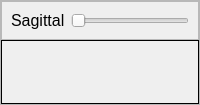
          <widget class="QFrame" name="frame_5">
           <property name="font">
            <font>
             <pointsize>12</pointsize>
            </font>
           </property>
           <property name="frameShape">
            <enum>QFrame::StyledPanel</enum>
           </property>
           <property name="frameShadow">
            <enum>QFrame::Raised</enum>
           </property>
           <layout class="QVBoxLayout" name="verticalLayout_6">
            <property name="spacing">
             <number>0</number>
            </property>
            <property name="leftMargin">
             <number>0</number>
            </property>
            <property name="topMargin">
             <number>0</number>
            </property>
            <property name="rightMargin">
             <number>0</number>
            </property>
            <property name="bottomMargin">
             <number>0</number>
            </property>
            <item>
             <widget class="QFrame" name="frame_7">
              <property name="maximumSize">
               <size>
                <width>16777215</width>
                <height>50</height>
               </size>
              </property>
              <property name="font">
               <font>
                <pointsize>12</pointsize>
               </font>
              </property>
              <property name="frameShape">
               <enum>QFrame::StyledPanel</enum>
              </property>
              <property name="frameShadow">
               <enum>QFrame::Raised</enum>
              </property>
              <layout class="QHBoxLayout" name="horizontalLayout_7">
               <item>
                <widget class="QLabel" name="labelDisp3">
                 <property name="font">
                  <font>
                   <pointsize>12</pointsize>
                  </font>
                 </property>
                 <property name="text">
                  <string>Sagittal</string>
                 </property>
                </widget>
               </item>
               <item>
                <widget class="QSlider" name="sliderPosDisp3">
                 <property name="font">
                  <font>
                   <pointsize>12</pointsize>
                  </font>
                 </property>
                 <property name="maximum">
                  <number>65535</number>
                 </property>
                 <property name="singleStep">
                  <number>1</number>
                 </property>
                 <property name="pageStep">
                  <number>10</number>
                 </property>
                 <property name="orientation">
                  <enum>Qt::Horizontal</enum>
                 </property>
                </widget>
               </item>
              </layout>
             </widget>
            </item>
            <item>
             <widget class="qyklabel" name="labelOverlapWnd3">
              <property name="enabled">
               <bool>true</bool>
              </property>
              <property name="sizePolicy">
               <sizepolicy hsizetype="Expanding" vsizetype="Expanding">
                <horstretch>0</horstretch>
                <verstretch>0</verstretch>
               </sizepolicy>
              </property>
              <property name="minimumSize">
               <size>
                <width>64</width>
                <height>64</height>
               </size>
              </property>
              <property name="font">
               <font>
                <pointsize>12</pointsize>
               </font>
              </property>
              <property name="mouseTracking">
               <bool>true</bool>
              </property>
              <property name="autoFillBackground">
               <bool>false</bool>
              </property>
              <property name="frameShape">
               <enum>QFrame::Box</enum>
              </property>
              <property name="text">
               <string/>
              </property>
             </widget>
            </item>
           </layout>
          </widget>
